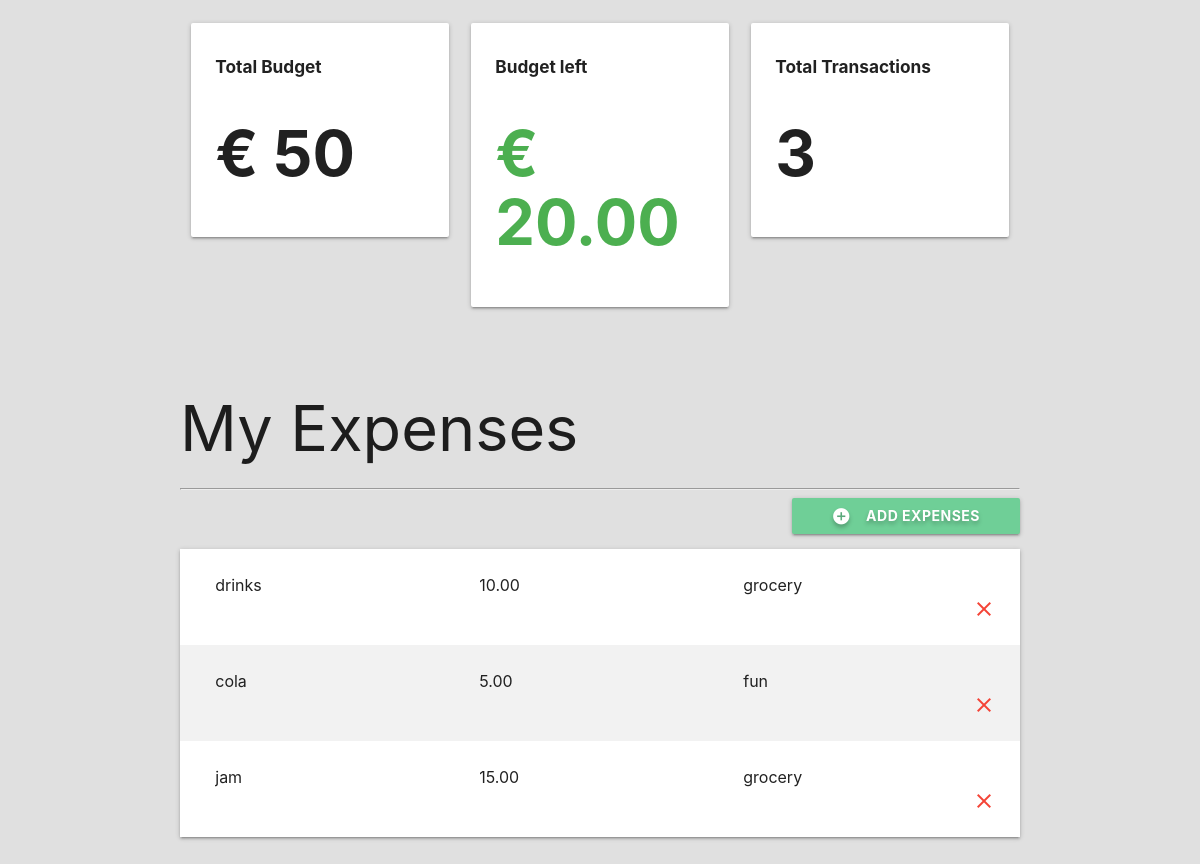
The app's page /jay, older data.
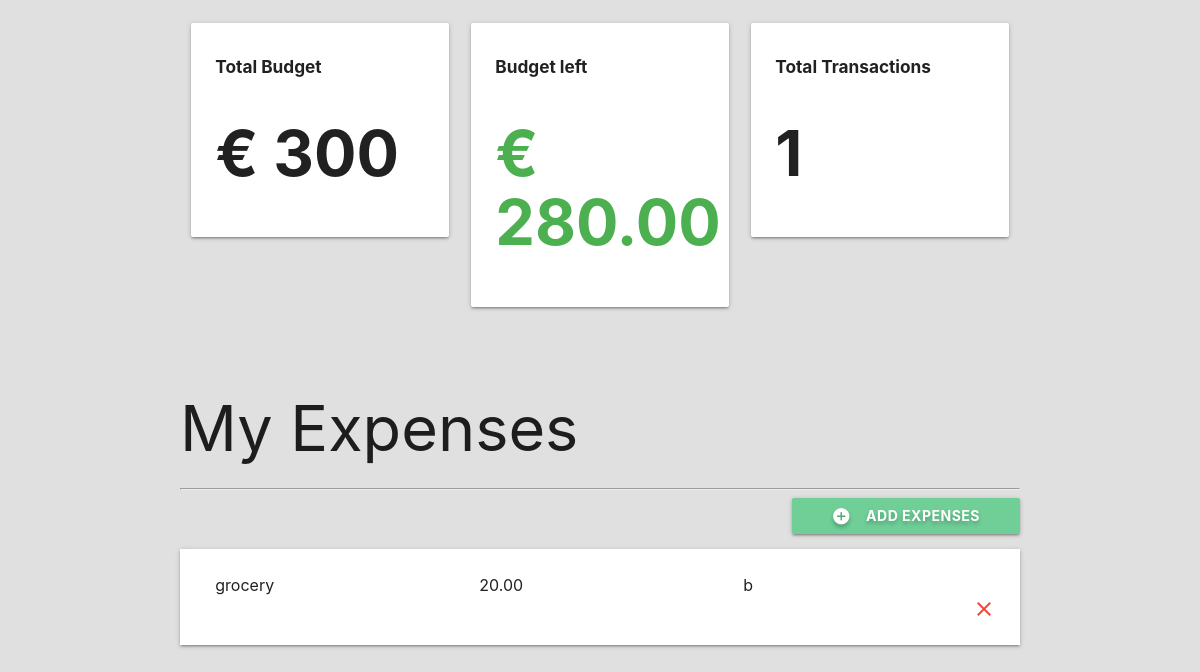
The same page, newer data.
### budgetapp/models.py (models this page shows, shortened)
class Project(models.Model):
    name = models.CharField(max_length=100)
    slug = models.SlugField(max_length=100, unique=True, blank=True)
    budget = models.IntegerField()
    def budget_left(self):
        expense_list = Expense.objects.filter(project=self)
        total_expense_amount = 0
        for expense in expense_list:
            total_expense_amount += expense.amount
        return self.budget -total_expense_amount
    def total_transactions(self):
        expense_list = Expense.objects.filter(project=self)
        return len(expense_list)

class Expense(models.Model):
    project = models.ForeignKey(Project, on_delete=models.CASCADE, related_name='expenses')
    title = models.CharField(max_length=100)
    amount = models.DecimalField(max_digits=8 , decimal_places=2)
    category = models.ForeignKey(Category, on_delete=models.CASCADE)

class Category(models.Model):
    project = models.ForeignKey(Project, on_delete=models.CASCADE)
    name = models.CharField(max_length=50)

### budgetapp/views.py (the view, shortened to what this page needs)
# urls.py: path('<slug:project_slug>', views.project_detail, name='detail')
def project_detail(request, project_slug):
    project = get_object_or_404(Project, slug=project_slug)
    if request.method == 'GET':
        category_list = Category.objects.filter(project=project)
        return render(request, "budgetapp/projectdetail.html", {'project' : project, 'Expense_list': project.expenses.all(), 'category_list': category_list})
    elif request.method == 'DELETE':
        id = json.loads(request.body)['id']
        expense = get_object_or_404(Expense, id=id)
        expense.delete()
        return HttpResponse('')
    return HttpResponseRedirect(project_slug)

### budgetapp/templates/budgetapp/projectdetail.html (shortened to what this page needs)
{% extends "budgetapp/layout.html" %}
{% block body %}
<div class="container">
    <section class="section section-states">
        <div class="row">
            <div class="col s12 m4 14">
                <div class="card-panel">
                    <h6 class="bold">Total Budget</h6>
                    <h1 class="bold">€ {{ project.budget }}</h1>
                </div>
            </div>
            <div class="col s12 m4 14">
                <div class="card-panel">
                    <h6 class="bold">Budget left</h6>
                    {% if project.budget_left > 0 %}
                        <h1 class="bold green-text"> € {{ project.budget_left }}</h1>
                    {% elif project.budget_left == 0 %}
                        <h1 class="bold orange-text"> € {{ project.budget_left }}</h1>
                    {% else %}
                        <h1 class="bold red-text"> € {{ project.budget_left }}</h1>
                    {% endif %}
                </div>
            </div>
            <div class="col s12 m4 14">
                <div class="card-panel">
                    <h6 class="bold">Total Transactions</h6>
                    <h1 class="bold"> {{ project.total_transactions }}</h1>
                </div>
            </div>
        </div>
    </section>
    <section class="section section-expenses">
        <h1>My Expenses</h1>
        <hr>
        <div class="row">
            <button class="btn waves-effect right modal-trigger" href="#expenseModal">
                <i class="material-icons white-text left">add_circle</i>Add Expenses
            </button>
        </div>
        <ul class="z-depth-1">
           {% for expense in Expense_list %}
            <li>
                <div class="card-panel z-depth-0 expense">
                    <div class="row">
                        <div class="col s12 m4 14">
                            <span class="title">{{ expense.title }}</span>
                        </div>
                        <div class="col s12 m4 14">
                            <span class="title">{{ expense.amount }}</span>
                        </div>
                        <div class="col s12 m4 14">
                            <span class="title">{{ expense.category.name }}</span>
                        </div>
                        <a class="close-icon" onclick="deleteExpense(this)" data-id="{{ expense.id }}">
                            <i class="material-icons red-text right">close</i>
                        </a>
                    </div>
                </div>
            </li>
            {% endfor %}
        </ul>
    </section>
</div>
{% endblock %}

### budgetapp/templates/budgetapp/layout.html (shortened to what this page needs)
{% load static %}
<!DOCTYPE html>
<html lang="en">
<head>
    <link rel="stylesheet" href="{% static 'budgetapp/styles.css' %}">
    <link rel="stylesheet" href="https://cdnjs.cloudflare.com/ajax/libs/materialize/1.0.0/css/materialize.min.css">
</head>
<body>
    {% block body %}
    {% endblock %}
</body>
</html>

### budgetapp/static/budgetapp/styles.css (style rules this page uses)
html { font-family: Montserrat, sans-serif; background-color: #e0e0e0; }
.bold { font-weight: bold; }
.row { margin: 0!important; }
.section-expenses button { padding: 0px 40px; font-weight: bold; text-shadow: 0px 3px 4px rgba(0, 0, 0, .25); background-color: #6FCF97; }
.section-expenses .expense { font-size: 16px; border-radius: 0; margin: 0; }

Row changes from the older to the newer data that the page shows:
removed Project: budget "50", budget_left "20.00", total_transactions "3"
removed Expense: title "drinks", amount "10.00", category.name "grocery"
removed Expense: title "cola", amount "5.00", category.name "fun"
removed Expense: title "jam", amount "15.00", category.name "grocery"
added Project: budget "300", budget_left "280.00", total_transactions "1"
added Expense: title "grocery", amount "20.00", category.name "b"
